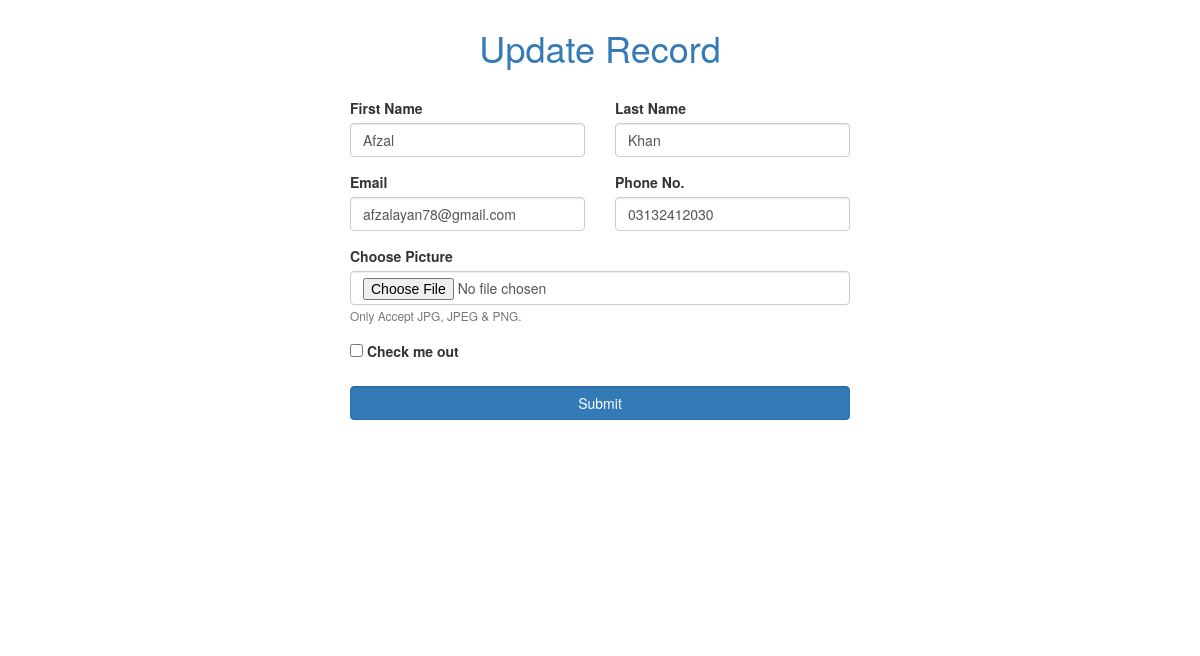
The app's page /update.php?id=2 with its own data.
### tables this page shows
CREATE TABLE `info` (
  `id` int(11) NOT NULL,
  `fname` varchar(50) NOT NULL,
  `lname` varchar(50) NOT NULL,
  `email` varchar(50) NOT NULL,
  `phone` varchar(13) NOT NULL,
  `picture` varchar(50) NOT NULL
);

### update.php (the view, shortened to what this page needs)
<?php include 'connect.php'; ?>
<!DOCTYPE html>
<html lang="en">
<head>
<link rel="stylesheet" href="https://cdn.jsdelivr.net/npm/bootstrap@3.3.7/dist/css/bootstrap.min.css" >
</head>
<body>
    <?php
    $id = $_GET['id'];
    $sel = "select * from info where id='".$id."'";
    $res = mysqli_query($connect, $sel);
    while($row = mysqli_fetch_assoc($res))
    {
    ?>
   <div class="container">
    <form action="" method="post" enctype="multipart/form-data">
        <h1 class="text-primary text-center py-4">Update Record</h1><br>
        <div class="row">
            <div class="col-md-6">
            <div class="form-group">
    <label for="exampleInputPassword1">First Name</label>
    <input type="text" class="form-control" id="exampleInputPassword1" placeholder="First Name" value="<?php echo $row['fname']; ?>" name="fname">
  </div>
            </div>
            <div class="col-md-6">
            <div class="form-group">
    <label for="exampleInputPassword1">Last Name</label>
    <input type="text" class="form-control" id="exampleInputPassword1" value="<?php echo $row['lname']; ?>" placeholder="Last Name" name="lname">
  </div>
            </div>
        </div>
        <div class="row">
            <div class="col-md-6">
            <div class="form-group">
    <label for="exampleInputPassword1">Email</label>
    <input type="email" class="form-control" id="exampleInputPassword1" value="<?php echo $row['email']; ?>" placeholder="Email" name="email">
  </div>
            </div>
            <div class="col-md-6">
            <div class="form-group">
    <label for="exampleInputPassword1">Phone No.</label>
    <input type="text" class="form-control" id="exampleInputPassword1" value="<?php echo $row['phone']; ?>" placeholder="Phone" name="phone">
  </div>
            </div>
        </div>
        <div class="form-group">
    <label for="exampleInputPassword1">Choose Picture</label>
    <input type="file" class="form-control" accept=".jpg, .jpeg, .png, .jfif" name="file"  >
    <small id="emailHelp" class="form-text text-muted">Only Accept JPG, JPEG & PNG.</small>
  </div>
  <div class="form-check">
    <input type="checkbox" class="form-check-input" id="exampleCheck1">
    <label class="form-check-label" for="exampleCheck1">Check me out</label>
  </div>
  <br>
  <button type="submit" name="upd" class="btn btn-primary form-control">Submit</button>
    </form>
   </div>
    <?php } ?>
</body>
</html>

### update.php (style rules this page uses)
body { display: flex; justify-content: center; align-items: center; }
form { width: 500px; height: 600px; background-color: #fff; border-radius: 12px; margin-left: auto; margin-right: auto; margin-top: 28px; }

### records on screen
info: fname "Afzal", lname "Khan", email "afzalayan78@gmail.com", phone "03132412030"
